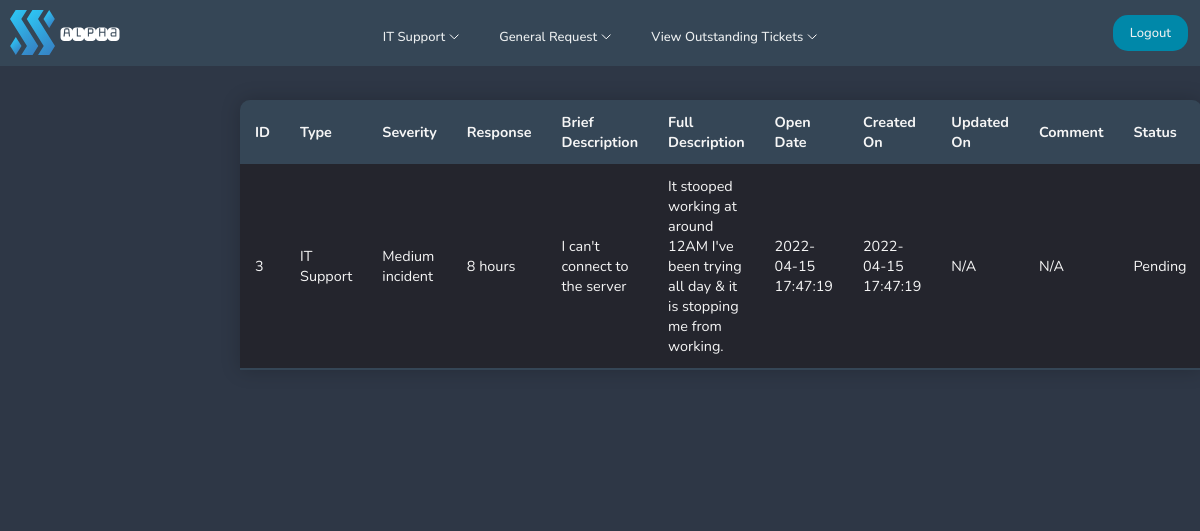
The page /pages/user-select-it-ticket.php?id=1 on the database as committed earlier.
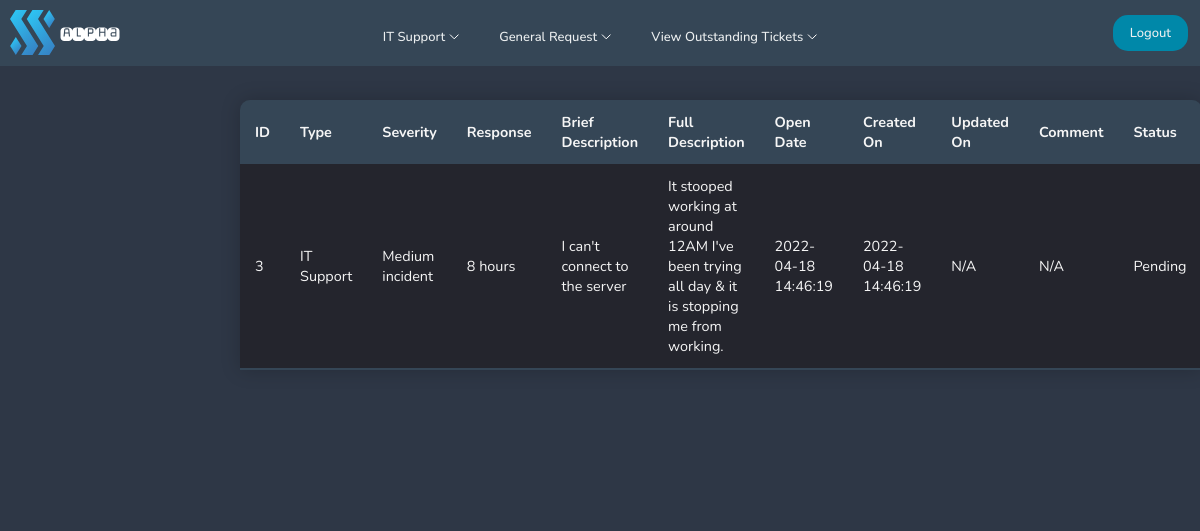
The same page on the database as committed later.
### tables this page shows
CREATE TABLE "itticket" (
	"id"	INTEGER,
	"user"	INTEGER,
	"type"	TEXT,
	"severity"	TEXT,
	"brief"	INTEGER,
	"full"	TEXT,
	"createdon"	TEXT,
	"status"	TEXT,
	"comment"	TEXT,
	"updatedon"	TEXT,
	PRIMARY KEY("id"),
	FOREIGN KEY("severity") REFERENCES "itsupportservices"("id")
);

CREATE TABLE "itsupportservices" (
	"id"	INTEGER,
	"severity"	TEXT,
	"response"	TEXT,
	"recovery"	TEXT,
	PRIMARY KEY("id")
);

### pages/user-select-it-ticket.php (the view, shortened to what this page needs)
<!DOCTYPE html>
<html lang="en">
<head>
    <?php include'../navigation/userdashnavbar.php';
    require ('../config/dbcon.php'); ?>
    <link rel="stylesheet" href="../navigation/userdashnavbar.css">
    <link rel="stylesheet" href="../css/admintickettable.css">
    <link rel="stylesheet" href="../css/user-select-button.css">
</head>
<body bgcolor="#2E3746">
    <?php
    if(isset($_GET['id'])) {
        $id = $_GET['id'];
    };
    $query = "SELECT * FROM itticket
              left join itsupportservices
              on itticket.severity = itsupportservices.id
              where itticket.id = $id";
    $statement = $conn->prepare($query);
    $statement->execute();
    $statement->setFetchMode(PDO::FETCH_OBJ);
    $result = $statement->fetchAll();
    ?>
    <table class="ticket-table">
        <thead>
        <tr>
            <th>ID</th>
            <th>Type</th>
            <th>Severity</th>
            <th>Response</th>
            <th>Brief Description</th>
            <th>Full Description</th>
            <th>Open Date</th>
            <th>Created On</th>
            <th>Updated On</th>
            <th>Comment</th>
            <th>Status</th>
        </tr>
        </thead>
        <?php foreach($result as $data) { ?>
            <tr>
                <td><?= $data->id; ?> </td>
                <td><?= $data->type; ?> </td>
                <td><?= $data->severity; ?> </td>
                <td><?= $data->response; ?> </td>
                <td><?= $data->brief; ?> </td>
                <td><?= $data->full; ?> </td>
                <td><?= $data->createdon ?> </td>
                <td><?= $data->createdon; ?> </td>
                <td><?= $data->updatedon; ?> </td>
                <td><?= $data->comment; ?> </td>
                <td><?= $data->status; ?> </td>
            </tr>
            <?php
        }
        ?>
    </table>
</body>
</html>

Rows that differ between the two databases and show on the page:
changed itticket "IT Support": createdon "2022-04-15 17:47:19" → "2022-04-18 14:46:19"
